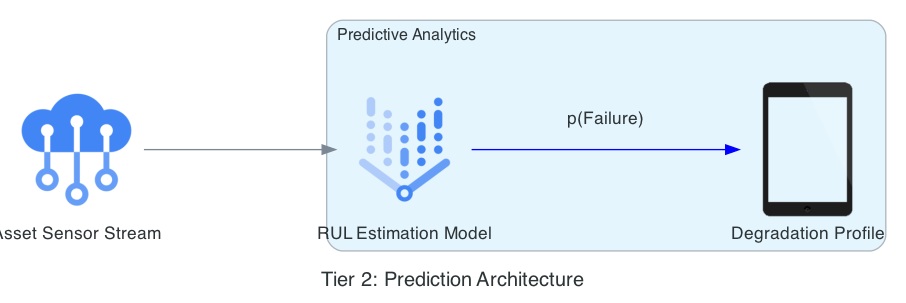

The script that drew this image:
from diagrams import Diagram, Cluster, Edge
from diagrams.gcp.ml import VertexAI
from diagrams.gcp.iot import IotCore
from diagrams.generic.device import Tablet

graph_attr = {"pad": "0.1", "nodesep": "1.2", "ranksep": "2.0", "bgcolor": "transparent"}

with Diagram("Tier 2: Prediction Architecture", show=False, filename="asset_tier2_prediction", direction="LR", graph_attr=graph_attr):
    sensors = IotCore("Asset Sensor Stream")
    
    with Cluster("Predictive Analytics"):
        model = VertexAI("RUL Estimation Model")
        profile = Tablet("Degradation Profile")

    sensors >> model >> Edge(label="p(Failure)", color="blue") >> profile
